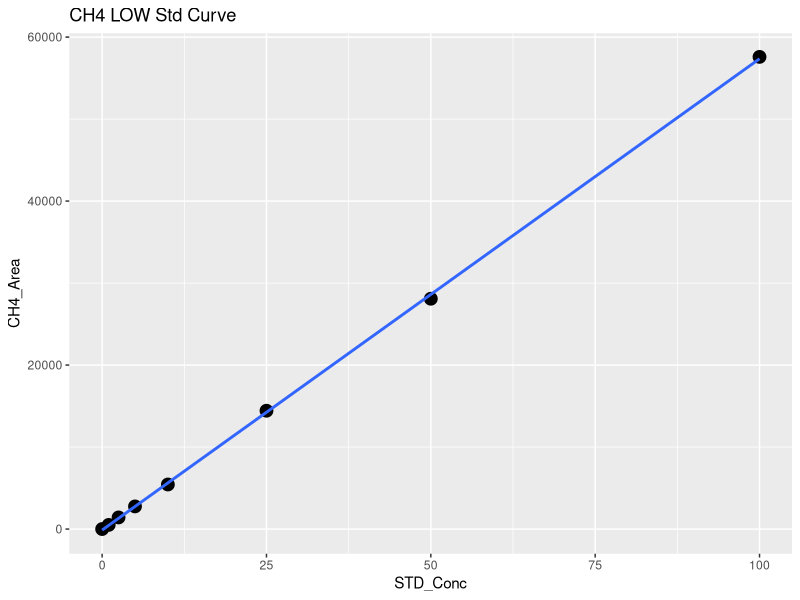
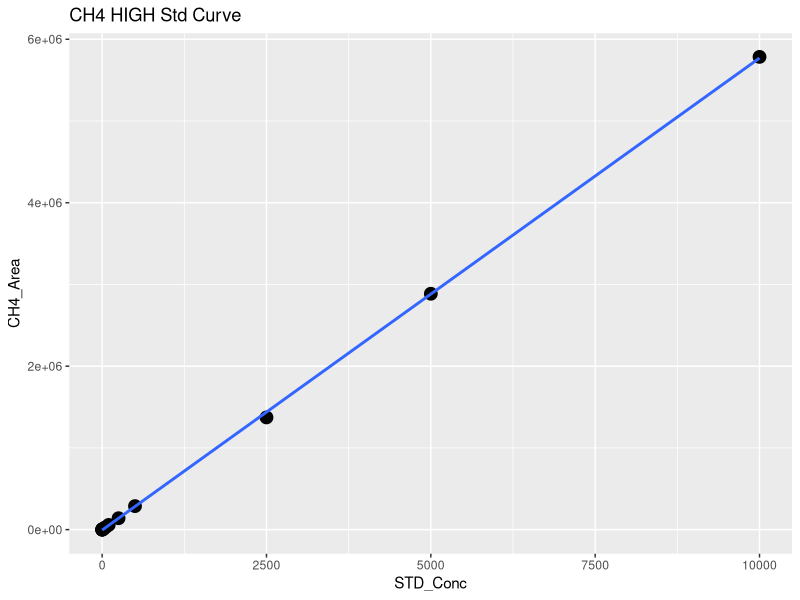
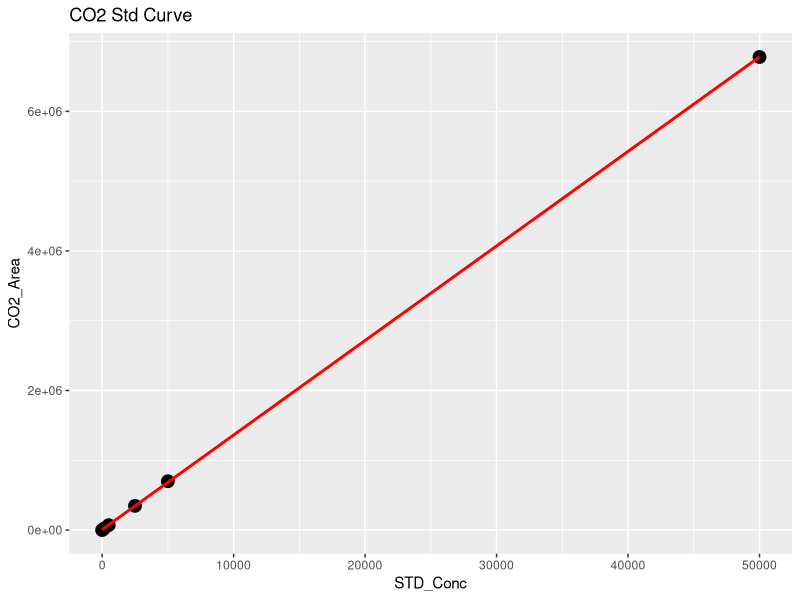
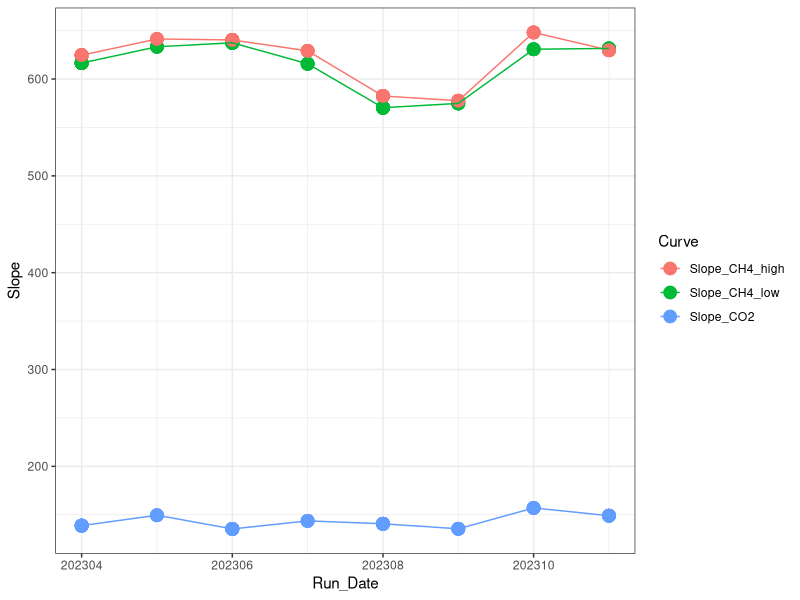

These figures' R source, in order: (Note: this script raises an error after producing the figures.)
## ---- chunk 1
library(dplyr)
library(ggplot2)
library(ggpubr)
library(stringr)
## ---- chunk 2

#Read in September Data 
raw <- read.csv("2023 Raw Data/TEMPEST_SGAS_Sept_2023_entered.csv")
head(raw)

#pull out methane standards
stds_ch4 <-  raw %>%  
  filter(str_detect(Sample_Type, "STD_CH4"))
#head(stds_ch4)

#split into high curve and low curve for CH4
stds_ch4_low <- stds_ch4  %>%  
  filter(!STD_Conc > 100)

#Low curve for CH4
CH4_Low <- ggplot(stds_ch4_low, aes(STD_Conc, CH4_Area)) + geom_point(size=4) + 
  geom_smooth(method = "lm", se = FALSE) + labs(title="CH4 LOW Std Curve")
CH4_Low

CH4_Low_lm <- lm(stds_ch4_low$CH4_Area ~ stds_ch4_low$STD_Conc)
summary(CH4_Low_lm)
cf <- coef(CH4_Low_lm)

#create data frame with 1 rows and 0 columns
Slope_CH4_low <- data.frame(matrix(ncol = 0, nrow = 1))
Slope_CH4_low$Curve <- "Slope_CH4_low"
Slope_CH4_low$R2 <- summary(CH4_Low_lm)$adj.r.squared
Slope_CH4_low$Slope <- cf[2]
Slope_CH4_low$Intercept <- cf[1]
#head(Slope_CH4_low)

#High curve for CH4
CH4_High <- ggplot(stds_ch4, aes(STD_Conc, CH4_Area)) + geom_point(size=4) + 
  geom_smooth(method = "lm", se = FALSE) + labs(title="CH4 HIGH Std Curve")
CH4_High

stds_ch4_lm <- lm(stds_ch4$CH4_Area ~ stds_ch4$STD_Conc)
summary(stds_ch4_lm)
cf <- coef(stds_ch4_lm)

#create data frame with 1 rows and 0 columns
Slope_CH4_high <- data.frame(matrix(ncol = 0, nrow = 1))
Slope_CH4_high$Curve <- "Slope_CH4_high"
Slope_CH4_high$R2 <- summary(stds_ch4_lm)$adj.r.squared
Slope_CH4_high$Slope <- cf[2]
Slope_CH4_high$Intercept <- cf[1]
#head(Slope_CH4_high)

#pull out co2 standards
stds_co2 <-  raw %>%  
  filter(str_detect(Sample_Type, "STD_CO2"))
#head(stds_co2)

#CO2 Curve
CO2_stds <- ggplot(stds_co2, aes(STD_Conc, CO2_Area)) + geom_point(size=4) + 
  geom_smooth(method = "lm", se = FALSE, color="red") + labs(title="CO2 Std Curve")
CO2_stds

stds_co2_lm <- lm(stds_co2$CO2_Area ~ stds_co2$STD_Conc)
summary(stds_co2_lm)
cf <- coef(stds_co2_lm)

#create data frame with 1 rows and 0 columns
Slope_CO2 <- data.frame(matrix(ncol = 0, nrow = 1))
Slope_CO2$Curve <- "Slope_CO2"
Slope_CO2$R2 <- summary(stds_co2_lm)$adj.r.squared
Slope_CO2$Slope <- cf[2]
Slope_CO2$Intercept <- cf[1]
#head(Slope_CO2)

#pull all the slopes together into one dataframe 
Slopes <- rbind(Slope_CH4_low, Slope_CH4_high, Slope_CO2)
#head(Slopes)

#needs changed each time #####
Slopes$Run_Date <- c(202309, 202309, 202309)

log <- read.csv("2023 Raw Data/COMPASS_TEMPEST_Varian_QAQC_2023.csv")
head(log)
log <- log[ ,-c(1)]
log <- rbind(log, Slopes)

Slopes_chk <- ggplot(log, aes(Run_Date, Slope, col=Curve)) + geom_point(size=4) + geom_line() + theme_bw()
Slopes_chk

write.csv(log, "2023 Raw Data/COMPASS_TEMPEST_Varian_QAQC_2023.csv")
## ---- chunk 3
#head(raw)

#pull out methane standards
Samples <-  raw %>%  
  filter(!str_detect(Sample_Type, "STD_CH4")) %>%  
  filter(!str_detect(Sample_Type, "STD_CO2")) %>%  
  filter(!str_detect(Sample_Type, "Blank")) %>%  
  filter(!str_detect(Sample_Type, "Chk_STD")) %>%  
   filter(!str_detect(Sample_Type, "CHKSTD")) %>%
  filter(!str_detect(Sample_Type, "NA"))
#head(Samples)

#Now flag any areas that are above the 100ppm area for CH4
Samples$CH4_Curve <- ifelse(Samples$CH4_Area >71000, "High", "Low")
#head(Samples)

#Calculate CH4 concentrations in ppm
Samples$CH4_Conc_ppm <- ifelse(Samples$CH4_Area >71000, (Samples$CH4_Area-Slope_CH4_high$Intercept)/Slope_CH4_high$Slope,                                       (Samples$CH4_Area-Slope_CH4_low$Intercept)/Slope_CH4_low$Slope )

#Calculate CO2 concentrations in ppm 
Samples$CO2_Conc_ppm <- ((Samples$CO2_Area-Slope_CO2$Intercept)/Slope_CO2$Slope) 

#head(Samples)

##########make flags for any dilutions needed 
#highest CH4 standard = 10000
#highest CO2 standard = 50000

Samples$CH4_Flag <- ifelse(Samples$CH4_Conc_ppm >10000, "Needs Dilution", "Within Range")
Samples$CO2_Flag <- ifelse(Samples$CO2_Conc_ppm >50000, "Needs Dilution", "Within Range")
#head(Samples)

## ---- chunk 4

chks <-  raw %>%  
  filter(!str_detect(Sample_Type, "STD_CH4")) %>%  
  filter(!str_detect(Sample_Type, "STD_CO2")) %>%  
  filter(!str_detect(Sample_Type, "Blank")) %>%  
  filter(!str_detect(Sample_Type, "Unknown")) %>%  
  filter(!str_detect(Sample_Type, "NA"))
#head(chks)

#Calculate CH4 concentrations in ppm
chks$CH4_Conc_ppm <- ifelse(chks$CH4_Area >71000, 
                      (chks$CH4_Area-Slope_CH4_high$Intercept)/Slope_CH4_high$Slope,                                       (chks$CH4_Area-Slope_CH4_low$Intercept)/Slope_CH4_low$Slope )

#Calculate CO2 concentrations in ppm 
chks$CO2_Conc_ppm <- ((chks$CO2_Area-Slope_CO2$Intercept)/Slope_CO2$Slope)



#change this if check standard concentrations are different 
level_ch4 <- 5      #ppm
level_co2 <- 1000   #ppm

#calculate percent difference of check standards 
chks$Ch4_diff <- ((chks$CH4_Conc_ppm - level_ch4)/((chks$CH4_Conc_ppm + level_ch4)/2)) * 100
chks$CH4_diff_flag <-  ifelse(chks$Ch4_diff <10, 'YES', 'NO, rerun')

chks$CO2_diff <- ((chks$CO2_Conc_ppm - level_co2)/((chks$CO2_Conc_ppm + level_co2)/2)) * 100
chks$CO2_diff_flag <-  ifelse(chks$CO2_diff <10, 'YES', 'NO, rerun')

#now plot the Ch4 concentrations and the CO2 concentrations vs. the expected concentration 
#then also make the color the percent difference between the expected and observed concentration 

ch4_chk <-  ggplot(data = chks, aes(x = Sample_ID, y = CH4_Conc_ppm, fill=CH4_diff_flag)) +
       geom_bar(stat = 'identity') + 
        scale_fill_manual(values=c( "darkgrey", "darkgreen"))+
        theme_classic() + labs(x= " ", y="Percent Difference  (%)", title="Check Stds: CH4") + 
        theme(legend.position="bottom") +  geom_hline(yintercept=level_ch4, linetype="dashed", 
                color = "black", size=1)


co2_chk <-  ggplot(data = chks, aes(x = Sample_ID, y = CO2_Conc_ppm, fill=CO2_diff_flag)) +
       geom_bar(stat = 'identity') + 
        scale_fill_manual(values=c("darkgreen", "darkgrey"))+
        theme_classic() + labs(x= " ", y="Percent Difference  (%)", title="Check Stds: CO2") + 
        theme(legend.position="bottom") +  geom_hline(yintercept=level_co2, linetype="dashed", 
                color = "black", size=1)

ggarrange(ch4_chk, co2_chk, nrow=1, ncol=2)


## ---- chunk 5

#multiply the concentration by the dilution factor
Samples$CH4_Conc_ppm_dilcorr <- (Samples$CH4_Conc_ppm * Samples$Dilution_Factor)

Samples$CO2_Conc_ppm_dilcorr <- (Samples$CO2_Conc_ppm * Samples$Dilution_Factor)

#check results
#head(Samples)

#quick first look at the samples 
ch4_samples <-  ggplot(data = Samples, aes(x = Sample_ID, y = CH4_Conc_ppm, fill=CH4_Flag)) +
       geom_bar(stat = 'identity') + 
        scale_fill_manual(values=c("darkgreen","red"))+ 
        theme_classic() + labs(x= " ", y="CH4 (ppm)", title="CH4: Green = Within Range") + 
        theme(legend.position="none") 


co2_samples <-  ggplot(data = Samples, aes(x = Sample_ID, y = CO2_Conc_ppm, fill=CO2_Flag)) +
       geom_bar(stat = 'identity') + 
        scale_fill_manual(values=c( "darkgreen", "red"))+
        theme_classic() + labs(x= " ", y="CO2 (ppm)", title="CO2: Green = Within Range") + 
        theme(legend.position="none") 

ggarrange(ch4_samples, co2_samples, nrow=1, ncol=2)


## ---- chunk 6

# Convert ppm CH4 to total umol CH4 in the sample headspace
# use Ideal Gas Law:  
#   hdsp umol CH4 = ppm CH4*(PV/RT) 
#      P = 1 (pressure in atm)
#      R = 0.082 (gas constant)
#      V = 0.015 (gas syringe volume in L)
#      T = "TempC" column value in Kelvin (equilibration temperature)

#set the volume used for the sample
volume = 0.02
TempC <-  25 #I am assuming 25C not sure how we want to handle this

#Calculate CH4 concentrations in ppm
Samples$CH4_Conc_umol <- ifelse(Samples$G_W == "W",
                    ((Samples$CH4_Conc_ppm_dilcorr*((1*volume/1000)/(0.08206*(TempC+273.15))))/(volume/1000)),
                    ((((Samples$CH4_Conc_ppm_dilcorr/1000))/16.04)*1000000  ))
Samples$CO2_Conc_umol <- ifelse(Samples$G_W == "W",
                    ((Samples$CO2_Conc_ppm_dilcorr*((1*volume/1000)/(0.08206*(TempC+273.15))))/(volume/1000)),
                    ((((Samples$CO2_Conc_ppm_dilcorr/1000))/16.04)*1000000  ))


#quick first look at the samples 
ch4_samples1 <-  ggplot(data = Samples, aes(x = Sample_ID, y = CH4_Conc_umol, fill=G_W)) +
       geom_bar(stat = 'identity') + 
        scale_fill_manual(values=c("darkgrey","darkblue"))+
        theme_classic() + labs(x= " ", y="CH4 (uM)", title="CH4: Blue = PW Sample") + 
        theme(legend.position="none") 


co2_samples1 <-  ggplot(data = Samples, aes(x = Sample_ID, y = CO2_Conc_umol, fill=G_W)) +
       geom_bar(stat = 'identity') + 
        scale_fill_manual(values=c("darkgrey","darkblue"))+
        theme_classic() + labs(x= " ", y="CO2 (uM)", title="CO2: Blue = PW Sample") + 
        theme(legend.position="none") 

ggarrange(ch4_samples1, co2_samples1, nrow=1, ncol=2)

## ---- chunk 7
#check results
#head(Samples)

#pull out what we need 
Samples1 <- Samples[ ,c(1:3,6:16,20, 24:30)]
#head(Samples1)

write.csv(Samples1, "2023 Processed Data/COMPASS_TEMPEST_SGW_202309_Processed.csv")
